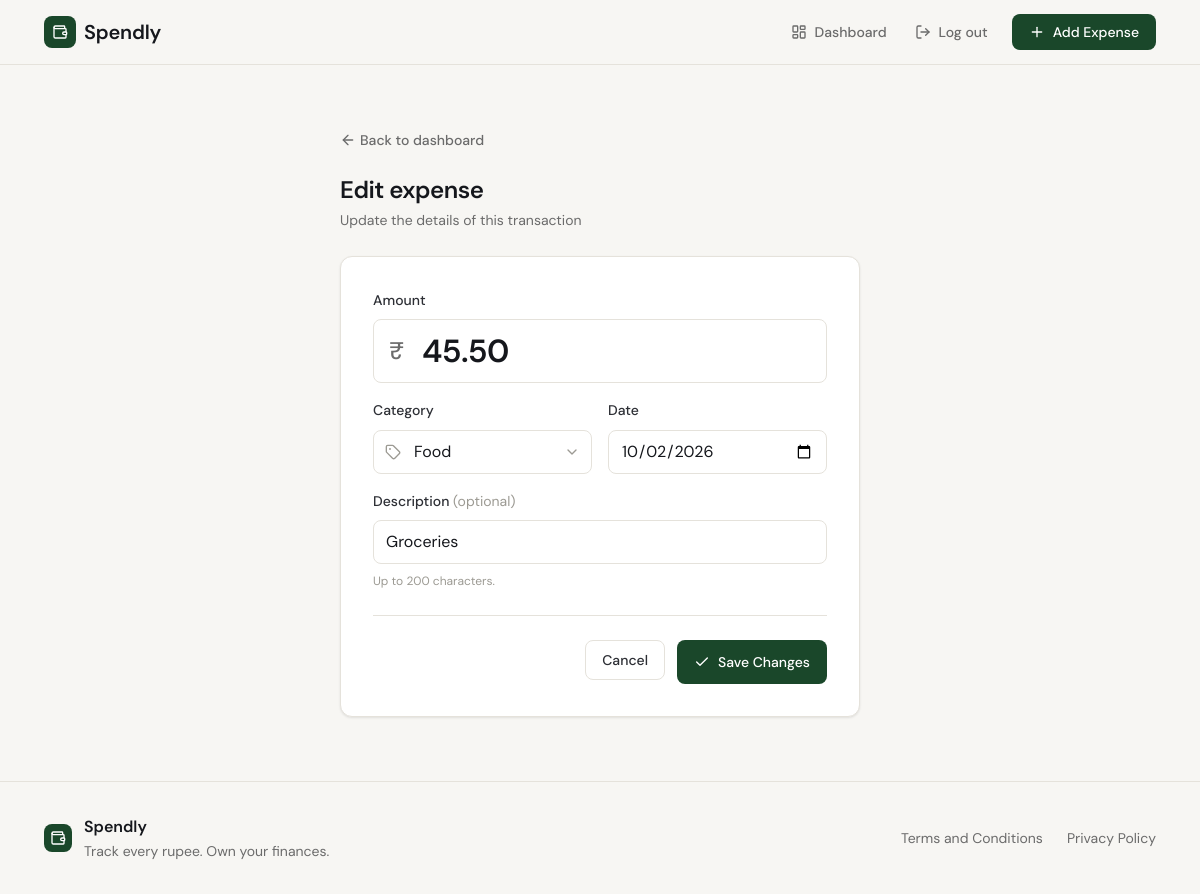
/expenses/1/edit (signed in), run on the app's committed database.
### tables this page shows
CREATE TABLE expenses (
                id          INTEGER PRIMARY KEY AUTOINCREMENT,
                user_id     INTEGER NOT NULL,
                amount      REAL NOT NULL,
                category    TEXT NOT NULL,
                date        TEXT NOT NULL,
                description TEXT,
                created_at  TEXT NOT NULL DEFAULT CURRENT_TIMESTAMP,
                FOREIGN KEY (user_id) REFERENCES users(id)
            );

### app.py (the view, shortened to what this page needs)
@app.route("/expenses/<int:id>/edit", methods=["GET", "POST"])
def edit_expense(id):
    user_id = session.get("user_id")
    if not user_id:
        return redirect(url_for("login"))
    expense = get_expense_by_id(id, user_id)
    if expense is None:
        abort(404)
    if request.method == "GET":
        form = {
            "amount": "{:.2f}".format(expense["amount"]),
            "category": expense["category"],
            "date": expense["date"],
            "description": expense["description"] or "",
        }
        return render_template(
            "edit_expense.html", expense=expense, categories=CATEGORIES, form=form
        )

### database/db.py (called while the page is built)
def get_db():
    conn = sqlite3.connect(DB_PATH)
    conn.row_factory = sqlite3.Row
    conn.execute("PRAGMA foreign_keys = ON")
    return conn

### database/queries.py (called while the page is built)
def get_expense_by_id(expense_id, user_id):
    conn = get_db()
    try:
        row = conn.execute(
            "SELECT id, amount, category, date, description FROM expenses "
            "WHERE id = ? AND user_id = ?",
            (expense_id, user_id),
        ).fetchone()
    finally:
        conn.close()
    return dict(row) if row else None

### templates/edit_expense.html (shortened to what this page needs)
{% extends "base.html" %}
{% import "_macros.html" as ui with context %}
{% block content %}
<section class="auth-section">
    <div class="auth-container auth-container-wide">
        <a href="{{ url_for('profile') }}" class="back-link"><i data-lucide="arrow-left"></i>Back to dashboard</a>
        <div class="auth-header auth-header-left">
            <h1 class="auth-title">Edit expense</h1>
            <p class="auth-subtitle">Update the details of this transaction</p>
        </div>
        <div class="auth-card">
            {{ ui.expense_form(url_for('edit_expense', id=expense.id), form, categories, "Save Changes") }}
        </div>
    </div>
</section>
{% endblock %}

### templates/_macros.html (shortened to what this page needs)
{% macro expense_form(action, form, categories, submit_label, default_date="") -%}
<form method="POST" action="{{ action }}">
    <div class="form-group">
        <label for="amount">Amount</label>
        <div class="input-group amount-group">
            <span class="input-prefix" aria-hidden="true">₹</span>
            <input type="number" id="amount" name="amount"
                   class="form-input" placeholder="0.00"
                   step="0.01" min="0.01" inputmode="decimal"
                   value="{{ form.amount or '' }}"
                   required autofocus>
        </div>
    </div>
    <div class="form-row">
        <div class="form-group">
            <label for="category">Category</label>
            <div class="input-group">
                <span class="input-prefix" aria-hidden="true"></span>
                <select id="category" name="category" class="form-input" required>
                    {% for cat in categories %}
                    <option value="{{ cat }}"{% if cat == form.category %} selected{% endif %}>{{ cat }}</option>
                    {% endfor %}
                </select>
                <span class="input-suffix" aria-hidden="true"></span>
            </div>
        </div>
        <div class="form-group">
            <label for="date">Date</label>
            <input type="date" id="date" name="date"
                   class="form-input"
                   value="{{ form.date or default_date }}"
                   required>
        </div>
    </div>
    <div class="form-group">
        <label for="description">Description <span class="form-optional">(optional)</span></label>
        <input type="text" id="description" name="description"
               class="form-input" placeholder="e.g. Lunch with friends"
               maxlength="200"
               value="{{ form.description or '' }}">
        <p class="form-hint">Up to 200 characters.</p>
    </div>
    <div class="form-actions">
        <a href="{{ url_for('profile') }}" class="btn-cancel">Cancel</a>
        <button type="submit" class="btn-submit"><i data-lucide="check"></i>{{ submit_label }}</button>
    </div>
</form>
{%- endmacro %}

### data on the page
expenses: amount "45.50", category "Food", date "10/02/2026", description "Groceries"

### other printed values
{{ submit_label }} "Save Changes"
